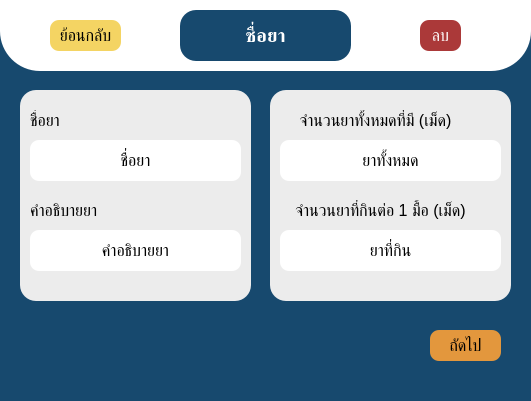
<?xml version="1.0" encoding="UTF-8"?>
<ui version="4.0">
 <class>each_drug</class>
 <widget class="QMainWindow" name="each_drug">
  <property name="geometry">
   <rect>
    <x>0</x>
    <y>0</y>
    <width>531</width>
    <height>401</height>
   </rect>
  </property>
  <property name="windowTitle">
   <string>ยาแต่ละตัว</string>
  </property>
  <property name="styleSheet">
   <string notr="true">
background-color: rgb(23, 73, 110);</string>
  </property>
  <widget class="QWidget" name="centralwidget">
   <widget class="QFrame" name="frame">
    <property name="geometry">
     <rect>
      <x>0</x>
      <y>-60</y>
      <width>531</width>
      <height>131</height>
     </rect>
    </property>
    <property name="styleSheet">
     <string notr="true">border-radius: 40px;
background-color: rgb(255, 255, 255);</string>
    </property>
    <property name="frameShape">
     <enum>QFrame::StyledPanel</enum>
    </property>
    <property name="frameShadow">
     <enum>QFrame::Raised</enum>
    </property>
    <widget class="QLabel" name="label">
     <property name="geometry">
      <rect>
       <x>180</x>
       <y>70</y>
       <width>171</width>
       <height>51</height>
      </rect>
     </property>
     <property name="font">
      <font>
       <pointsize>14</pointsize>
       <weight>75</weight>
       <bold>true</bold>
      </font>
     </property>
     <property name="styleSheet">
      <string notr="true">border-radius: 16px;
color: rgb(255, 255, 255);
background-color: rgb(23, 73, 110);</string>
     </property>
     <property name="frameShape">
      <enum>QFrame::Box</enum>
     </property>
     <property name="lineWidth">
      <number>1</number>
     </property>
     <property name="text">
      <string>ชื่อยา</string>
     </property>
     <property name="textFormat">
      <enum>Qt::AutoText</enum>
     </property>
     <property name="scaledContents">
      <bool>false</bool>
     </property>
     <property name="alignment">
      <set>Qt::AlignCenter</set>
     </property>
     <property name="wordWrap">
      <bool>true</bool>
     </property>
    </widget>
    <widget class="QPushButton" name="add_back_pushButton">
     <property name="geometry">
      <rect>
       <x>50</x>
       <y>80</y>
       <width>71</width>
       <height>31</height>
      </rect>
     </property>
     <property name="font">
      <font>
       <pointsize>12</pointsize>
      </font>
     </property>
     <property name="styleSheet">
      <string notr="true">border-radius: 9px;
color: rgb(0, 0, 0);
background-color: rgb(244, 212, 99);</string>
     </property>
     <property name="text">
      <string>ย้อนกลับ</string>
     </property>
    </widget>
    <widget class="QPushButton" name="delete_pushButton">
     <property name="geometry">
      <rect>
       <x>420</x>
       <y>80</y>
       <width>41</width>
       <height>31</height>
      </rect>
     </property>
     <property name="font">
      <font>
       <pointsize>12</pointsize>
      </font>
     </property>
     <property name="styleSheet">
      <string notr="true">border-radius: 9px;
background-color: rgb(171, 57, 57);
color: rgb(255, 255, 255);
</string>
     </property>
     <property name="text">
      <string>ลบ</string>
     </property>
    </widget>
   </widget>
   <widget class="QFrame" name="frame_2">
    <property name="geometry">
     <rect>
      <x>20</x>
      <y>90</y>
      <width>231</width>
      <height>211</height>
     </rect>
    </property>
    <property name="styleSheet">
     <string notr="true">border-radius: 16px;
background-color: rgb(236, 236, 236);</string>
    </property>
    <property name="frameShape">
     <enum>QFrame::StyledPanel</enum>
    </property>
    <property name="frameShadow">
     <enum>QFrame::Raised</enum>
    </property>
    <widget class="QLabel" name="drugName_label">
     <property name="geometry">
      <rect>
       <x>10</x>
       <y>20</y>
       <width>101</width>
       <height>21</height>
      </rect>
     </property>
     <property name="font">
      <font>
       <pointsize>12</pointsize>
      </font>
     </property>
     <property name="text">
      <string>ชื่อยา</string>
     </property>
    </widget>
    <widget class="QLabel" name="drugDescribe_label">
     <property name="geometry">
      <rect>
       <x>10</x>
       <y>110</y>
       <width>131</width>
       <height>21</height>
      </rect>
     </property>
     <property name="font">
      <font>
       <pointsize>12</pointsize>
      </font>
     </property>
     <property name="text">
      <string>คำอธิบายยา</string>
     </property>
    </widget>
    <widget class="QLabel" name="label_2">
     <property name="geometry">
      <rect>
       <x>10</x>
       <y>50</y>
       <width>211</width>
       <height>41</height>
      </rect>
     </property>
     <property name="font">
      <font>
       <pointsize>12</pointsize>
       <weight>50</weight>
       <bold>false</bold>
      </font>
     </property>
     <property name="styleSheet">
      <string notr="true">border-radius: 9px;
color: rgb(0, 0, 0);
background-color: rgb(255, 255, 255);</string>
     </property>
     <property name="frameShape">
      <enum>QFrame::Box</enum>
     </property>
     <property name="lineWidth">
      <number>1</number>
     </property>
     <property name="text">
      <string>ชื่อยา</string>
     </property>
     <property name="textFormat">
      <enum>Qt::AutoText</enum>
     </property>
     <property name="scaledContents">
      <bool>false</bool>
     </property>
     <property name="alignment">
      <set>Qt::AlignCenter</set>
     </property>
     <property name="wordWrap">
      <bool>true</bool>
     </property>
    </widget>
    <widget class="QLabel" name="label_3">
     <property name="geometry">
      <rect>
       <x>10</x>
       <y>140</y>
       <width>211</width>
       <height>41</height>
      </rect>
     </property>
     <property name="font">
      <font>
       <pointsize>12</pointsize>
       <weight>50</weight>
       <bold>false</bold>
      </font>
     </property>
     <property name="styleSheet">
      <string notr="true">border-radius: 9px;
color: rgb(0, 0, 0);
background-color: rgb(255, 255, 255);</string>
     </property>
     <property name="frameShape">
      <enum>QFrame::Box</enum>
     </property>
     <property name="lineWidth">
      <number>1</number>
     </property>
     <property name="text">
      <string>คำอธิบายยา</string>
     </property>
     <property name="textFormat">
      <enum>Qt::AutoText</enum>
     </property>
     <property name="scaledContents">
      <bool>false</bool>
     </property>
     <property name="alignment">
      <set>Qt::AlignCenter</set>
     </property>
     <property name="wordWrap">
      <bool>true</bool>
     </property>
    </widget>
   </widget>
   <widget class="QFrame" name="frame_3">
    <property name="geometry">
     <rect>
      <x>270</x>
      <y>90</y>
      <width>241</width>
      <height>211</height>
     </rect>
    </property>
    <property name="styleSheet">
     <string notr="true">border-radius: 16px;
background-color: rgb(236, 236, 236);</string>
    </property>
    <property name="frameShape">
     <enum>QFrame::StyledPanel</enum>
    </property>
    <property name="frameShadow">
     <enum>QFrame::Raised</enum>
    </property>
    <widget class="QLabel" name="drugAll_label">
     <property name="geometry">
      <rect>
       <x>-20</x>
       <y>20</y>
       <width>251</width>
       <height>21</height>
      </rect>
     </property>
     <property name="font">
      <font>
       <pointsize>12</pointsize>
      </font>
     </property>
     <property name="text">
      <string>จำนวนยาทั้งหมดที่มี (เม็ด)</string>
     </property>
     <property name="alignment">
      <set>Qt::AlignCenter</set>
     </property>
    </widget>
    <widget class="QLabel" name="drugOne_label">
     <property name="geometry">
      <rect>
       <x>-20</x>
       <y>110</y>
       <width>261</width>
       <height>21</height>
      </rect>
     </property>
     <property name="font">
      <font>
       <pointsize>12</pointsize>
      </font>
     </property>
     <property name="text">
      <string>จำนวนยาที่กินต่อ 1 มื้อ (เม็ด)</string>
     </property>
     <property name="alignment">
      <set>Qt::AlignCenter</set>
     </property>
    </widget>
    <widget class="QLabel" name="label_4">
     <property name="geometry">
      <rect>
       <x>10</x>
       <y>50</y>
       <width>221</width>
       <height>41</height>
      </rect>
     </property>
     <property name="font">
      <font>
       <pointsize>12</pointsize>
       <weight>50</weight>
       <bold>false</bold>
      </font>
     </property>
     <property name="styleSheet">
      <string notr="true">border-radius: 9px;
color: rgb(0, 0, 0);
background-color: rgb(255, 255, 255);</string>
     </property>
     <property name="frameShape">
      <enum>QFrame::Box</enum>
     </property>
     <property name="lineWidth">
      <number>1</number>
     </property>
     <property name="text">
      <string>ยาทั้งหมด</string>
     </property>
     <property name="textFormat">
      <enum>Qt::AutoText</enum>
     </property>
     <property name="scaledContents">
      <bool>false</bool>
     </property>
     <property name="alignment">
      <set>Qt::AlignCenter</set>
     </property>
     <property name="wordWrap">
      <bool>true</bool>
     </property>
    </widget>
    <widget class="QLabel" name="label_5">
     <property name="geometry">
      <rect>
       <x>10</x>
       <y>140</y>
       <width>221</width>
       <height>41</height>
      </rect>
     </property>
     <property name="font">
      <font>
       <pointsize>12</pointsize>
       <weight>50</weight>
       <bold>false</bold>
      </font>
     </property>
     <property name="styleSheet">
      <string notr="true">border-radius: 9px;
color: rgb(0, 0, 0);
background-color: rgb(255, 255, 255);</string>
     </property>
     <property name="frameShape">
      <enum>QFrame::Box</enum>
     </property>
     <property name="lineWidth">
      <number>1</number>
     </property>
     <property name="text">
      <string>ยาที่กิน</string>
     </property>
     <property name="textFormat">
      <enum>Qt::AutoText</enum>
     </property>
     <property name="scaledContents">
      <bool>false</bool>
     </property>
     <property name="alignment">
      <set>Qt::AlignCenter</set>
     </property>
     <property name="wordWrap">
      <bool>true</bool>
     </property>
    </widget>
   </widget>
   <widget class="QPushButton" name="next_pushButton">
    <property name="geometry">
     <rect>
      <x>430</x>
      <y>330</y>
      <width>71</width>
      <height>31</height>
     </rect>
    </property>
    <property name="font">
     <font>
      <pointsize>12</pointsize>
     </font>
    </property>
    <property name="styleSheet">
     <string notr="true">border-radius: 9px;
color: rgb(0, 0, 0);
background-color: rgb(227, 151, 61);</string>
    </property>
    <property name="text">
     <string>ถัดไป</string>
    </property>
   </widget>
  </widget>
 </widget>
 <resources/>
 <connections/>
</ui>
